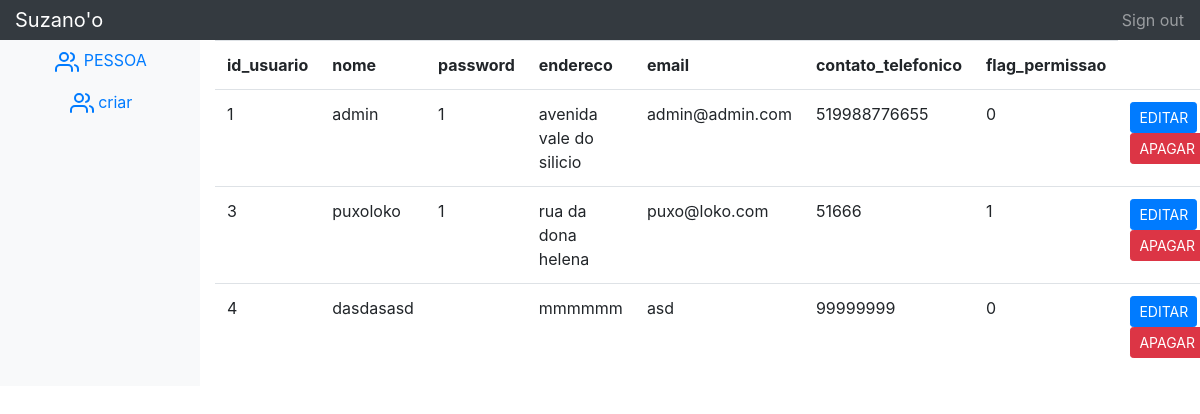
Page /pessoa_index.php on the committed database.
### tables this page shows
CREATE TABLE `usuario` (
  `id_usuario` int(11) NOT NULL,
  `nome` varchar(45) DEFAULT NULL,
  `password` varchar(45) DEFAULT NULL,
  `endereco` varchar(45) DEFAULT NULL,
  `email` varchar(45) DEFAULT NULL,
  `contato_telefonico` varchar(45) DEFAULT NULL,
  `flag_permissao` int(11) DEFAULT NULL COMMENT '0 = administrador\n1 = usuário normal'
);

### pessoa_index.php (the view, shortened to what this page needs)
<!DOCTYPE html>
 <html lang="en">
	<head>
			<link rel="stylesheet" href="https://stackpath.bootstrapcdn.com/bootstrap/4.1.1/css/bootstrap.min.css">
			<link rel="stylesheet" href="https://use.fontawesome.com/releases/v5.4.1/css/all.css">
	</head>
	<body>
		<nav class="navbar navbar-dark sticky-top bg-dark flex-md-nowrap p-0">
			<a class="navbar-brand col-sm-3 col-md-2 mr-0" href="index.php">Suzano'o</a>
			<ul class="navbar-nav px-3"><li class="nav-item text-nowrap"><a class="nav-link" href="index.php">Sign out</a></li></ul>
		</nav>
	<div class="container-fluid">
		<div class="row">
			<nav class="col-md-2 d-none d-md-block bg-light sidebar">
				<div class="sidebar-sticky">
					<ul class="nav flex-column">
						<li class="nav-item">
							<a class="nav-link" href="pessoa_index.php">
								<div style="text-align:center;">
									<svg class="feather"
									fill="none"	height="2"
									stroke-linecap="round"	stroke-linejoin="round"	stroke-width="2"	stroke="currentColor"
									viewBox="0 0 24 24"	width="2"
									xmlns="http://www.w3.org/2000/svg">
										<i data-feather="users"></i>
									</svg>PESSOA
								</div>
							</a>
							<a class="nav-link" href="pessoa_create.php">
								<div style="text-align:center;">
									<svg class="feather"
									fill="none"	height="2"
									stroke-linecap="round"	stroke-linejoin="round"	stroke-width="2"	stroke="currentColor"
									viewBox="0 0 24 24"	width="2"
									xmlns="http://www.w3.org/2000/svg">
										<i data-feather="users"></i>
									</svg>criar
								</div>
							</a>
						</li>
					</ul>
				</div>
			</nav>
				<div class="col-sm-10">
					<?php
					include 'config/database.php';
					$query = "	SELECT id_usuario, nome, password, endereco, email, contato_telefonico, flag_permissao
								FROM usuario
								ORDER BY id_usuario ASC";
					$stmt = $con->prepare($query);
					$stmt->execute();
					$num = $stmt->rowCount();
					if($num>0){
					echo "<table class='table'>";
					echo "<tr>";
					echo "<th>id_usuario</th>";
					echo "<th>nome</th>";
                    echo "<th>password</th>";
					echo "<th>endereco</th>";
					echo "<th>email</th>";
					echo "<th>contato_telefonico</th>";
					echo "<th>flag_permissao</th>";
					echo "</tr>";
					while ($row = $stmt->fetch(PDO::FETCH_ASSOC)){
					extract($row);
					echo "<tr>";
					echo "<td>{$id_usuario}</td>";
					echo "<td>{$nome}</td>";
                    echo "<td>{$password}</td>";
					echo "<td>{$endereco}</td>";
					echo "<td>{$email}</td>";
					echo "<td>{$contato_telefonico}</td>";
					echo "<td>{$flag_permissao}</td>";
					echo "<td>";
					echo "<a href='pessoa_update.php?id={$id_usuario}' class='btn btn-primary btn-sm'>EDITAR</a>"."<br>";
					echo "<a href='#' onclick='delete_user({$id_usuario});'  class='btn btn-danger btn-sm'>APAGAR</a>"."<br>";
					echo "</td>";
					echo "</tr>";
					}
					echo "</table>";
					}
					else 	{echo "<div class='alert alert-danger'>No records found.</div>";}
					?>
					</div>
				</div>
		</div>
<br><br><br>
	</body>
</html>

### rows in the picture
usuario: id_usuario "1", nome "admin", password "1", endereco "avenida vale do silicio", email "admin@admin.com", contato_telefonico "519988776655", flag_permissao "0"
usuario: id_usuario "3", nome "puxoloko", password "1", endereco "rua da dona helena", email "puxo@loko.com", contato_telefonico "51666", flag_permissao "1"
usuario: id_usuario "4", nome "dasdasasd", endereco "mmmmmm", email "asd", contato_telefonico "99999999", flag_permissao "0"
